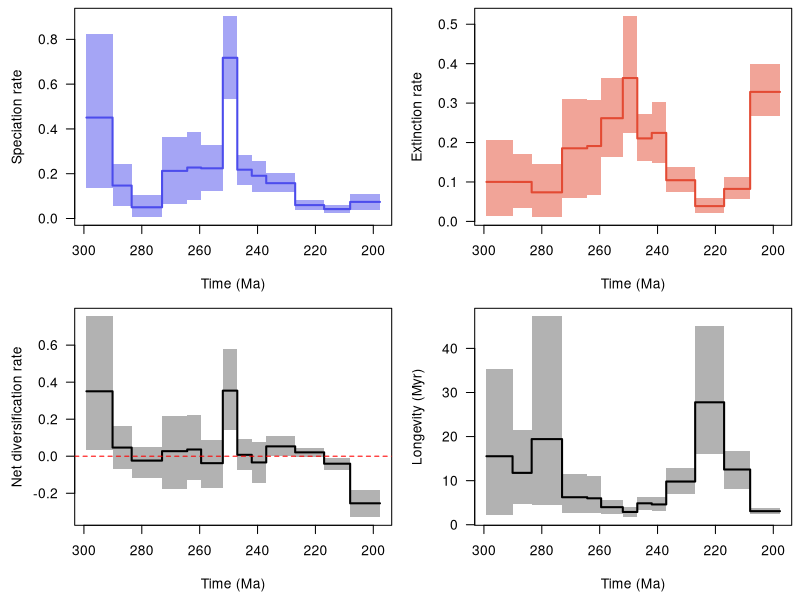
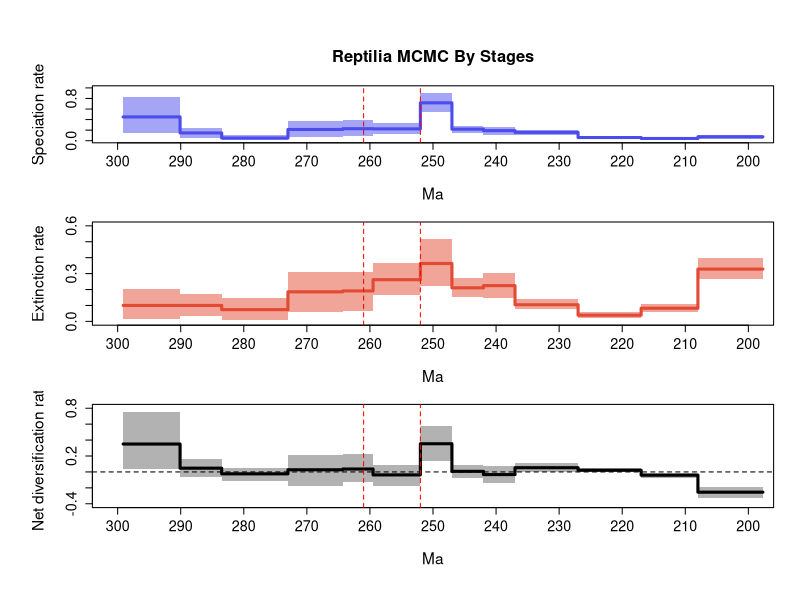

Generate these figures, in order, with R:
pdf(file='C:/Users/SimoesLabAdmin/Documents/BDNN_Arielli/reptilia/mcmc_fixshift_predictors/C_bdnn_stdscaled_boxcox/combined_10_RTT.pdf', width = 9, height = 6, useDingbats = FALSE)

layout(matrix(1:4, ncol = 2, nrow = 2, byrow = TRUE))
par(las = 1, mar = c(4.5, 4.5, 0.5, 0.5))
time_vec=c(299.1275939941406, 290.10001,290.1,283.50001,283.5,273.00001,273.0,264.30001,264.3,259.50001,259.5,252.00001,252.0,247.00001,247.0,242.00001,242.0,237.00001,237.0,227.00001,227.0,217.00001,217.0,208.00001,208.0,197.69842910766602)
sp_mean=c(0.4507543477332311, 0.4507543477332311,0.1469709438102613,0.1469709438102613,0.050120576987700824,0.050120576987700824,0.21262644146057788,0.21262644146057788,0.22760250391279072,0.22760250391279072,0.22408702001135428,0.22408702001135428,0.7176421621146309,0.7176421621146309,0.21795666925686824,0.21795666925686824,0.19087545451130036,0.19087545451130036,0.1576540965153183,0.1576540965153183,0.059741088667478105,0.059741088667478105,0.04206756739560999,0.04206756739560999,0.07399021727062782,0.07399021727062782)
sp_lwr=c(0.13642255490305438, 0.13642255490305438,0.05631599288563185,0.05631599288563185,0.0054796715180046975,0.0054796715180046975,0.06420409692152802,0.06420409692152802,0.08365155402470026,0.08365155402470026,0.12197787318686777,0.12197787318686777,0.5357138987817127,0.5357138987817127,0.1498672353202547,0.1498672353202547,0.11664029999376807,0.11664029999376807,0.11665695449933279,0.11665695449933279,0.037208248280190585,0.037208248280190585,0.02528959017285719,0.02528959017285719,0.03640259764159094,0.03640259764159094)
sp_upr=c(0.8218952948596441, 0.8218952948596441,0.243908394983242,0.243908394983242,0.1052590120197801,0.1052590120197801,0.36548042208780795,0.36548042208780795,0.3851268389905617,0.3851268389905617,0.3272370016545786,0.3272370016545786,0.9028254145465365,0.9028254145465365,0.28210505169426275,0.28210505169426275,0.254649818166539,0.254649818166539,0.20492432344873557,0.20492432344873557,0.08124469518277208,0.08124469518277208,0.059719626038102,0.059719626038102,0.10861898693296647,0.10861898693296647)
ex_mean=c(0.10017657514049562, 0.10017657514049562,0.1001219633321072,0.1001219633321072,0.07374142764659664,0.07374142764659664,0.1853975600797472,0.1853975600797472,0.1911933320444712,0.1911933320444712,0.26169118977080347,0.26169118977080347,0.36355301816146324,0.36355301816146324,0.2105116808674451,0.2105116808674451,0.2244260390581298,0.2244260390581298,0.10451843671726946,0.10451843671726946,0.03880672121595992,0.03880672121595992,0.08243419116668983,0.08243419116668983,0.3283380391933865,0.3283380391933865)
ex_lwr=c(0.012921601731328013, 0.012921601731328013,0.03342630199130984,0.03342630199130984,0.01052303880824076,0.01052303880824076,0.05899359003954352,0.05899359003954352,0.06739075308079145,0.06739075308079145,0.16315172589412258,0.16315172589412258,0.22292460308196474,0.22292460308196474,0.15279183866164298,0.15279183866164298,0.14720884237457424,0.14720884237457424,0.0745855326397436,0.0745855326397436,0.02129997405003879,0.02129997405003879,0.05634021093687037,0.05634021093687037,0.2662015396627408,0.2662015396627408)
ex_upr=c(0.20571972806567856, 0.20571972806567856,0.1721821648491061,0.1721821648491061,0.14466661826474012,0.14466661826474012,0.31154627909885496,0.31154627909885496,0.30773359301289643,0.30773359301289643,0.3644697442803146,0.3644697442803146,0.5199982007951703,0.5199982007951703,0.27256177032357926,0.27256177032357926,0.3031671515661427,0.3031671515661427,0.13802602078576223,0.13802602078576223,0.05960348582943132,0.05960348582943132,0.11149000873094386,0.11149000873094386,0.39913950001671994,0.39913950001671994)
div_mean=c(0.35057777259273665, 0.35057777259273665,0.046848980478154056,0.046848980478154056,-0.0236208506588958,-0.0236208506588958,0.027228881380831016,0.027228881380831016,0.03640917186831969,0.03640917186831969,-0.03760416975944921,-0.03760416975944921,0.3540891439531668,0.3540891439531668,0.007444988389422939,0.007444988389422939,-0.03355058454682896,-0.03355058454682896,0.05313565979804878,0.05313565979804878,0.020934367451518145,0.020934367451518145,-0.0403666237710798,-0.0403666237710798,-0.25434782192275857,-0.25434782192275857)
div_lwr=c(0.03232494542040237, 0.03232494542040237,-0.0667849931670311,-0.0667849931670311,-0.11566479500075907,-0.11566479500075907,-0.17736438511096692,-0.17736438511096692,-0.1286402397871949,-0.1286402397871949,-0.17074537076901067,-0.17074537076901067,0.14311187123624897,0.14311187123624897,-0.0737053964488475,-0.0737053964488475,-0.14286082080192852,-0.14286082080192852,0.00046019961863327796,0.00046019961863327796,-0.004825149926465308,-0.004825149926465308,-0.0719672810665275,-0.0719672810665275,-0.3296873093772761,-0.3296873093772761)
div_upr=c(0.7554651103960633, 0.7554651103960633,0.16086158126391997,0.16086158126391997,0.0520544557049611,0.0520544557049611,0.21788267502768216,0.21788267502768216,0.22107756556333005,0.22107756556333005,0.08656617402034236,0.08656617402034236,0.5786297523752524,0.5786297523752524,0.09222726070071424,0.09222726070071424,0.07534624579315627,0.07534624579315627,0.1073238057193416,0.1073238057193416,0.04682061078055704,0.04682061078055704,-0.00929640612227383,-0.00929640612227383,-0.1835243295300958,-0.1835243295300958)
long_mean=c(15.542109467143552, 15.542109467143552,11.764720992462648,11.764720992462648,19.423701865578277,19.423701865578277,6.241298633022799,6.241298633022799,5.999126937372646,5.999126937372646,3.9789480836995303,3.9789480836995303,2.897726709107063,2.897726709107063,4.857333680950845,4.857333680950845,4.608935429210078,4.608935429210078,9.800731698745187,9.800731698745187,27.779451430447626,27.779451430447626,12.524906465769103,12.524906465769103,3.078885710441307,3.078885710441307)
long_lwr=c(2.190417665534969, 2.190417665534969,4.675315189713366,4.675315189713366,4.531008642959091,4.531008642959091,2.5748820808159105,2.5748820808159105,2.633974782809153,2.633974782809153,2.514677950262657,2.514677950262657,1.6934241726109056,1.6934241726109056,3.440550304465418,3.440550304465418,3.13094890870632,3.13094890870632,6.986032589183185,6.986032589183185,15.947040956704404,15.947040956704404,8.137401353778973,8.137401353778973,2.4582777097576556,2.4582777097576556)
long_upr=c(35.2452546891881, 35.2452546891881,21.48403277621794,21.48403277621794,47.27655787586727,47.27655787586727,11.569127626305757,11.569127626305757,11.10605500173113,11.10605500173113,5.539745826195164,5.539745826195164,4.100158865557759,4.100158865557759,6.301862482909976,6.301862482909976,6.284740242467607,6.284740242467607,12.967332268868583,12.967332268868583,45.08015144329897,45.08015144329897,16.791459487899093,16.791459487899093,3.6968640737759983,3.6968640737759983)
xlim = c(299.1275939941406, 197.69842910766602)
ylim = c(0.0054796715180046975, 0.9028254145465365)
not_NA = !is.na(sp_mean)
plot(time_vec[not_NA], sp_mean[not_NA], type = 'n', xlim = xlim, ylim = ylim, xlab = 'Time (Ma)', ylab = 'Speciation rate')
polygon(c(time_vec[not_NA], rev(time_vec[not_NA])), c(sp_lwr[not_NA], rev(sp_upr[not_NA])), col = adjustcolor('#4c4cec', alpha = 0.5), border = NA)
lines(time_vec[not_NA], sp_mean[not_NA], col = '#4c4cec', lwd = 2)
ylim = c(0.01052303880824076, 0.5199982007951703)
not_NA = !is.na(ex_mean)
plot(time_vec[not_NA], ex_mean[not_NA], type = 'n', xlim = xlim, ylim = ylim, xlab = 'Time (Ma)', ylab = 'Extinction rate')
polygon(c(time_vec[not_NA], rev(time_vec[not_NA])), c(ex_lwr[not_NA], rev(ex_upr[not_NA])), col = adjustcolor('#e34a33', alpha = 0.5), border = NA)
lines(time_vec[not_NA], ex_mean[not_NA], col = '#e34a33', lwd = 2)
ylim = c(-0.3296873093772761, 0.7554651103960633)
not_NA = !is.na(div_mean)
plot(time_vec[not_NA], div_mean[not_NA], type = 'n', xlim = xlim, ylim = ylim, xlab = 'Time (Ma)', ylab = 'Net diversification rate')
polygon(c(time_vec[not_NA], rev(time_vec[not_NA])), c(div_lwr[not_NA], rev(div_upr[not_NA])), col = adjustcolor('black', alpha = 0.3), border = NA)
lines(time_vec[not_NA], div_mean[not_NA], col = 'black', lwd = 2)
abline(h = 0, col = 'red', lty = 2)
ylim = c(1.6934241726109056, 47.27655787586727)
not_NA = !is.na(long_mean)
plot(time_vec[not_NA], long_mean[not_NA], type = 'n', xlim = xlim, ylim = ylim, xlab = 'Time (Ma)', ylab = 'Longevity (Myr)')
polygon(c(time_vec[not_NA], rev(time_vec[not_NA])), c(long_lwr[not_NA], rev(long_upr[not_NA])), col = adjustcolor('black', alpha = 0.3), border = NA)
lines(time_vec[not_NA], long_mean[not_NA], col = 'black', lwd = 2)
dev.off()


################################################################################
## FINAL RTT GRAPH, PROPER FORMATTING CODE BELOW

pdf(file='C:/Users/SimoesLabAdmin/Documents/BDNN_Arielli/reptilia/mcmc_fixshift_predictors/C_bdnn_stdscaled_boxcox/combined_10_RTT_final.pdf', width = 8, height = 10.8, useDingbats = FALSE)

# Set up the layout for 3 vertical plots
par(mfrow=c(3,1), cex.main=1.7, cex.lab=1.4, cex.axis=1.3,
    mgp=c(3.5, 1, 0),      # distance of axis labels from plot
    oma=c(2, 2, 2, 0))     # outer margins for the entire figure

# Your data vectors
time_vec=c(299.1275939941406, 290.10001,290.1,283.50001,283.5,273.00001,273.0,264.30001,264.3,259.50001,259.5,252.00001,252.0,247.00001,247.0,242.00001,242.0,237.00001,237.0,227.00001,227.0,217.00001,217.0,208.00001,208.0,197.69842910766602)
sp_mean=c(0.4507543477332311, 0.4507543477332311,0.1469709438102613,0.1469709438102613,0.050120576987700824,0.050120576987700824,0.21262644146057788,0.21262644146057788,0.22760250391279072,0.22760250391279072,0.22408702001135428,0.22408702001135428,0.7176421621146309,0.7176421621146309,0.21795666925686824,0.21795666925686824,0.19087545451130036,0.19087545451130036,0.1576540965153183,0.1576540965153183,0.059741088667478105,0.059741088667478105,0.04206756739560999,0.04206756739560999,0.07399021727062782,0.07399021727062782)
sp_lwr=c(0.13642255490305438, 0.13642255490305438,0.05631599288563185,0.05631599288563185,0.0054796715180046975,0.0054796715180046975,0.06420409692152802,0.06420409692152802,0.08365155402470026,0.08365155402470026,0.12197787318686777,0.12197787318686777,0.5357138987817127,0.5357138987817127,0.1498672353202547,0.1498672353202547,0.11664029999376807,0.11664029999376807,0.11665695449933279,0.11665695449933279,0.037208248280190585,0.037208248280190585,0.02528959017285719,0.02528959017285719,0.03640259764159094,0.03640259764159094)
sp_upr=c(0.8218952948596441, 0.8218952948596441,0.243908394983242,0.243908394983242,0.1052590120197801,0.1052590120197801,0.36548042208780795,0.36548042208780795,0.3851268389905617,0.3851268389905617,0.3272370016545786,0.3272370016545786,0.9028254145465365,0.9028254145465365,0.28210505169426275,0.28210505169426275,0.254649818166539,0.254649818166539,0.20492432344873557,0.20492432344873557,0.08124469518277208,0.08124469518277208,0.059719626038102,0.059719626038102,0.10861898693296647,0.10861898693296647)
ex_mean=c(0.10017657514049562, 0.10017657514049562,0.1001219633321072,0.1001219633321072,0.07374142764659664,0.07374142764659664,0.1853975600797472,0.1853975600797472,0.1911933320444712,0.1911933320444712,0.26169118977080347,0.26169118977080347,0.36355301816146324,0.36355301816146324,0.2105116808674451,0.2105116808674451,0.2244260390581298,0.2244260390581298,0.10451843671726946,0.10451843671726946,0.03880672121595992,0.03880672121595992,0.08243419116668983,0.08243419116668983,0.3283380391933865,0.3283380391933865)
ex_lwr=c(0.012921601731328013, 0.012921601731328013,0.03342630199130984,0.03342630199130984,0.01052303880824076,0.01052303880824076,0.05899359003954352,0.05899359003954352,0.06739075308079145,0.06739075308079145,0.16315172589412258,0.16315172589412258,0.22292460308196474,0.22292460308196474,0.15279183866164298,0.15279183866164298,0.14720884237457424,0.14720884237457424,0.0745855326397436,0.0745855326397436,0.02129997405003879,0.02129997405003879,0.05634021093687037,0.05634021093687037,0.2662015396627408,0.2662015396627408)
ex_upr=c(0.20571972806567856, 0.20571972806567856,0.1721821648491061,0.1721821648491061,0.14466661826474012,0.14466661826474012,0.31154627909885496,0.31154627909885496,0.30773359301289643,0.30773359301289643,0.3644697442803146,0.3644697442803146,0.5199982007951703,0.5199982007951703,0.27256177032357926,0.27256177032357926,0.3031671515661427,0.3031671515661427,0.13802602078576223,0.13802602078576223,0.05960348582943132,0.05960348582943132,0.11149000873094386,0.11149000873094386,0.39913950001671994,0.39913950001671994)
div_mean=c(0.35057777259273665, 0.35057777259273665,0.046848980478154056,0.046848980478154056,-0.0236208506588958,-0.0236208506588958,0.027228881380831016,0.027228881380831016,0.03640917186831969,0.03640917186831969,-0.03760416975944921,-0.03760416975944921,0.3540891439531668,0.3540891439531668,0.007444988389422939,0.007444988389422939,-0.03355058454682896,-0.03355058454682896,0.05313565979804878,0.05313565979804878,0.020934367451518145,0.020934367451518145,-0.0403666237710798,-0.0403666237710798,-0.25434782192275857,-0.25434782192275857)
div_lwr=c(0.03232494542040237, 0.03232494542040237,-0.0667849931670311,-0.0667849931670311,-0.11566479500075907,-0.11566479500075907,-0.17736438511096692,-0.17736438511096692,-0.1286402397871949,-0.1286402397871949,-0.17074537076901067,-0.17074537076901067,0.14311187123624897,0.14311187123624897,-0.0737053964488475,-0.0737053964488475,-0.14286082080192852,-0.14286082080192852,0.00046019961863327796,0.00046019961863327796,-0.004825149926465308,-0.004825149926465308,-0.0719672810665275,-0.0719672810665275,-0.3296873093772761,-0.3296873093772761)
div_upr=c(0.7554651103960633, 0.7554651103960633,0.16086158126391997,0.16086158126391997,0.0520544557049611,0.0520544557049611,0.21788267502768216,0.21788267502768216,0.22107756556333005,0.22107756556333005,0.08656617402034236,0.08656617402034236,0.5786297523752524,0.5786297523752524,0.09222726070071424,0.09222726070071424,0.07534624579315627,0.07534624579315627,0.1073238057193416,0.1073238057193416,0.04682061078055704,0.04682061078055704,-0.00929640612227383,-0.00929640612227383,-0.1835243295300958,-0.1835243295300958)

# Calculate positions for the mass extinction events
perm_trias_extinction = 252 # End-Permian mass extinction (252 Ma)
guadalupian_extinction = 261 # Guadalupian extinction (261 Ma)

# Define custom tick positions at 10 MY intervals
x_ticks <- seq(300, 200, by=-10)
x_tick_labels <- x_ticks

# Convert time_vec to negative values to match your desired format
time_vec_neg <- -time_vec  # Converting to negative for plotting consistency

# First plot: Speciation rate
par(mar=c(5, 5, 4.5, 2))  # bottom, left, top, right margins
plot(time_vec, sp_mean, type='n', ylim=c(0, 1), xlim=c(300, 200),
     ylab='Speciation rate', xlab='Ma', main='Reptilia MCMC By Stages',
     xaxt='n', cex.main=1.5, cex.lab=1.4, cex.axis=1.3) # xaxt removes default x axis
axis(1, at=x_ticks, labels=x_tick_labels, cex.axis=1.3) # Custom x-axis with 10MY interval ticks

# Plot the confidence intervals and mean line
not_NA = !is.na(sp_mean)
polygon(c(time_vec[not_NA], rev(time_vec[not_NA])), 
        c(sp_lwr[not_NA], rev(sp_upr[not_NA])), 
        col = adjustcolor('#4c4cec', alpha = 0.5), border = NA)
lines(time_vec[not_NA], sp_mean[not_NA], col = '#4c4cec', lwd = 3)

# Add vertical lines for mass extinction events
abline(v=perm_trias_extinction, col="red", lty=2)
abline(v=guadalupian_extinction, col="red", lty=2)

# Second plot: Extinction rate
par(mar=c(5, 5, 1, 2))  # bottom, left, top, right margins. Reduced top margin to 2.5 (from 4.5)
plot(time_vec, ex_mean, type='n', ylim=c(0, 0.6), xlim=c(300, 200),
     ylab='Extinction rate', xlab='Ma', 
     xaxt='n', cex.lab=1.4, cex.axis=1.3)
axis(1, at=x_ticks, labels=x_tick_labels, cex.axis=1.3)

# Plot the confidence intervals and mean line
not_NA = !is.na(ex_mean)
polygon(c(time_vec[not_NA], rev(time_vec[not_NA])), 
        c(ex_lwr[not_NA], rev(ex_upr[not_NA])), 
        col = adjustcolor('#e34a33', alpha = 0.5), border = NA)
lines(time_vec[not_NA], ex_mean[not_NA], col = '#e34a33', lwd = 3)

# Add vertical lines for mass extinction events
abline(v=perm_trias_extinction, col="red", lty=2)
abline(v=guadalupian_extinction, col="red", lty=2)

# Third plot: Net diversification rate
par(mar=c(5, 5, 1, 2))  # bottom, left, top, right margins. Reduced top margin to 2.5 (from 4.5)
plot(time_vec, div_mean, type='n', ylim=c(-0.4, 0.8), xlim=c(300, 200),
     ylab='Net diversification rate', xlab='Ma',
     xaxt='n', cex.lab=1.4, cex.axis=1.3)
axis(1, at=x_ticks, labels=x_tick_labels, cex.axis=1.3)

# Plot the confidence intervals and mean line
not_NA = !is.na(div_mean)
polygon(c(time_vec[not_NA], rev(time_vec[not_NA])), 
        c(div_lwr[not_NA], rev(div_upr[not_NA])), 
        col = adjustcolor('black', alpha = 0.3), border = NA)
lines(time_vec[not_NA], div_mean[not_NA], col = 'black', lwd = 3)

# Add horizontal line at y=0 for the net diversification rate
abline(h = 0, col = 'black', lty = 2)

# Add vertical lines for mass extinction events
abline(v=perm_trias_extinction, col="red", lty=2)
abline(v=guadalupian_extinction, col="red", lty=2)

dev.off()
